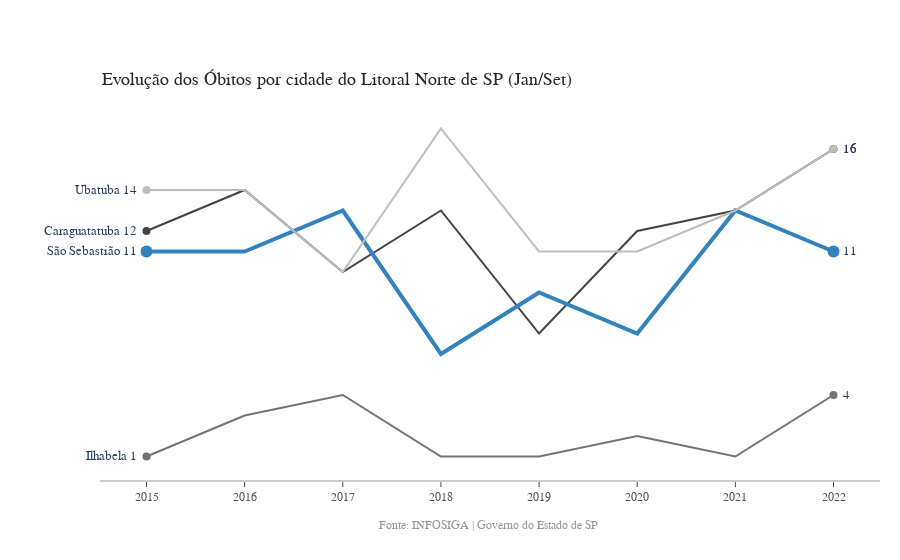

Notebook code for this chart:
### Code cell
import plotly.graph_objects as go
import numpy as np

title = 'Main Source for News'
labels = ['Caraguatatuba', 'Ilhabela', 'São Sebastião', 'Ubatuba']
colors = ['rgb(67,67,67)', 'rgb(115,115,115)', 'rgb(49,130,189)', 'rgb(189,189,189)']

mode_size = [8, 8, 12, 8]
line_size = [2, 2, 4, 2]

x_data = np.vstack((np.arange(2015, 2023),)*4)

y_data = array

fig = go.Figure()

for i in range(0, 4):
    fig.add_trace(go.Scatter(x=x_data[i], y=y_data[i], mode='lines',
        name=labels[i],
        line=dict(color=colors[i], width=line_size[i]),
        connectgaps=True,
    ))

    # endpoints
    fig.add_trace(go.Scatter(
        x=[x_data[i][0], x_data[i][-1]],
        y=[y_data[i][0], y_data[i][-1]],
        mode='markers',
        marker=dict(color=colors[i], size=mode_size[i])
    ))

fig.update_layout(
    xaxis=dict(
        showline=True,
        showgrid=False,
        showticklabels=True,
        linecolor='rgb(204, 204, 204)',
        linewidth=2,
        ticks='outside',
        tickfont=dict(
            family='Arial',
            size=12,
            color='rgb(82, 82, 82)',
        ),
    ),
    yaxis=dict(
        showgrid=False,
        zeroline=False,
        showline=False,
        showticklabels=False,
    ),
    autosize=False,
    margin=dict(
        autoexpand=False,
        l=100,
        r=20,
        t=110,
    ),
    showlegend=False,
    plot_bgcolor='white'
)

annotations = []

# Adding labels
for y_trace, label, color in zip(y_data, labels, colors):
    # labeling the left_side of the plot
    annotations.append(dict(xref='paper', x=0.05, y=y_trace[0],
                                  xanchor='right', yanchor='middle',
                                  text=label + ' {}'.format(y_trace[0]),
                                  font=dict(family='Arial',
                                            size=13),
                                  showarrow=False))
    # labeling the right_side of the plot
    annotations.append(dict(xref='paper', x=0.95, y=y_trace[-1],
                                  xanchor='left', yanchor='middle',
                                  text='{}'.format(y_trace[-1]),
                                  font=dict(family='Arial',
                                            size=13),
                                  showarrow=False))
# Title
annotations.append(dict(xref='paper', yref='paper', x=0.0, y=1.05,
                              xanchor='left', yanchor='bottom',
                              text='Evolução dos Óbitos por cidade do Litoral Norte de SP (Jan/Set)',
                              font=dict(family='Arial',
                                        size=18,
                                        color='rgb(37,37,37)'),
                              showarrow=False))
# Source
annotations.append(dict(xref='paper', yref='paper', x=0.5, y=-0.1,
                              xanchor='center', yanchor='top',
                              text='Fonte: INFOSIGA | Governo do Estado de SP ',
                              font=dict(family='Arial',
                                        size=12,
                                        color='rgb(150,150,150)'),
                              showarrow=False))

fig.update_layout(annotations=annotations)

fig.show()

### Figure 1 — Plotly figure (JSON) as saved in the notebook; plotly's stock layout.template omitted (floating-point values rounded to 4 significant figures)
{"data": [{"connectgaps": true, "line": {"color": "rgb(67,67,67)", "width": 2}, "mode": "lines", "name": "Caraguatatuba", "type": "scatter", "x": [2015, 2016, 2017, 2018, 2019, 2020, 2021, 2022], "y": [12, 14, 10, 13, 7, 12, 13, 16]}, {"marker": {"color": "rgb(67,67,67)", "size": 8}, "mode": "markers", "type": "scatter", "x": [2015, 2022], "y": [12, 16]}, {"connectgaps": true, "line": {"color": "rgb(115,115,115)", "width": 2}, "mode": "lines", "name": "Ilhabela", "type": "scatter", "x": [2015, 2016, 2017, 2018, 2019, 2020, 2021, 2022], "y": [1, 3, 4, 1, 1, 2, 1, 4]}, {"marker": {"color": "rgb(115,115,115)", "size": 8}, "mode": "markers", "type": "scatter", "x": [2015, 2022], "y": [1, 4]}, {"connectgaps": true, "line": {"color": "rgb(49,130,189)", "width": 4}, "mode": "lines", "name": "São Sebastião", "type": "scatter", "x": [2015, 2016, 2017, 2018, 2019, 2020, 2021, 2022], "y": [11, 11, 13, 6, 9, 7, 13, 11]}, {"marker": {"color": "rgb(49,130,189)", "size": 12}, "mode": "markers", "type": "scatter", "x": [2015, 2022], "y": [11, 11]}, {"connectgaps": true, "line": {"color": "rgb(189,189,189)", "width": 2}, "mode": "lines", "name": "Ubatuba", "type": "scatter", "x": [2015, 2016, 2017, 2018, 2019, 2020, 2021, 2022], "y": [14, 14, 10, 17, 11, 11, 13, 16]}, {"marker": {"color": "rgb(189,189,189)", "size": 8}, "mode": "markers", "type": "scatter", "x": [2015, 2022], "y": [14, 16]}], "layout": {"annotations": [{"font": {"family": "Arial", "size": 13}, "showarrow": false, "text": "Caraguatatuba 12", "x": 0.05, "xanchor": "right", "xref": "paper", "y": 12, "yanchor": "middle"}, {"font": {"family": "Arial", "size": 13}, "showarrow": false, "text": "16", "x": 0.95, "xanchor": "left", "xref": "paper", "y": 16, "yanchor": "middle"}, {"font": {"family": "Arial", "size": 13}, "showarrow": false, "text": "Ilhabela 1", "x": 0.05, "xanchor": "right", "xref": "paper", "y": 1, "yanchor": "middle"}, {"font": {"family": "Arial", "size": 13}, "showarrow": false, "text": "4", "x": 0.95, "xanchor": "left", "xref": "paper", "y": 4, "yanchor": "middle"}, {"font": {"family": "Arial", "size": 13}, "showarrow": false, "text": "São Sebastião 11", "x": 0.05, "xanchor": "right", "xref": "paper", "y": 11, "yanchor": "middle"}, {"font": {"family": "Arial", "size": 13}, "showarrow": false, "text": "11", "x": 0.95, "xanchor": "left", "xref": "paper", "y": 11, "yanchor": "middle"}, {"font": {"family": "Arial", "size": 13}, "showarrow": false, "text": "Ubatuba 14", "x": 0.05, "xanchor": "right", "xref": "paper", "y": 14, "yanchor": "middle"}, {"font": {"family": "Arial", "size": 13}, "showarrow": false, "text": "16", "x": 0.95, "xanchor": "left", "xref": "paper", "y": 16, "yanchor": "middle"}, {"font": {"color": "rgb(37,37,37)", "family": "Arial", "size": 18}, "showarrow": false, "text": "Evolução dos Óbitos por cidade do Litoral Norte de SP (Jan/Set)", "x": 0, "xanchor": "left", "xref": "paper", "y": 1.05, "yanchor": "bottom", "yref": "paper"}, {"font": {"color": "rgb(150,150,150)", "family": "Arial", "size": 12}, "showarrow": false, "text": "Fonte: INFOSIGA | Governo do Estado de SP ", "x": 0.5, "xanchor": "center", "xref": "paper", "y": -0.1, "yanchor": "top", "yref": "paper"}], "autosize": false, "margin": {"autoexpand": false, "l": 100, "r": 20, "t": 110}, "plot_bgcolor": "white", "showlegend": false, "xaxis": {"linecolor": "rgb(204, 204, 204)", "linewidth": 2, "showgrid": false, "showline": true, "showticklabels": true, "tickfont": {"color": "rgb(82, 82, 82)", "family": "Arial", "size": 12}, "ticks": "outside"}, "yaxis": {"showgrid": false, "showline": false, "showticklabels": false, "zeroline": false}}}
